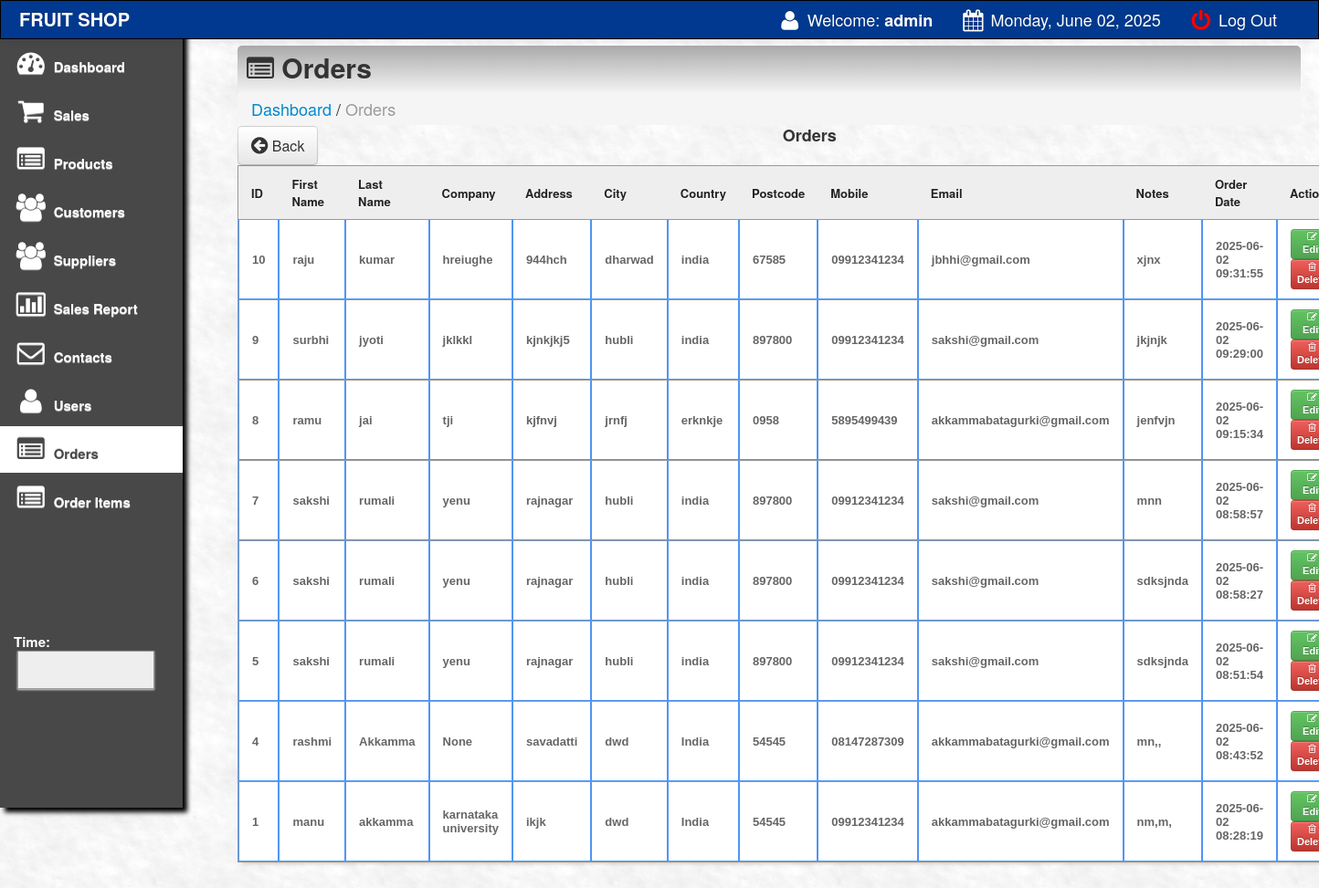
/fruit/main/orders.php (signed in), run on the app's committed database.
### tables this page shows
CREATE TABLE IF NOT EXISTS `orders` (
  `id` int(11) NOT NULL AUTO_INCREMENT,
  `first_name` varchar(100) DEFAULT NULL,
  `last_name` varchar(100) DEFAULT NULL,
  `company` varchar(100) DEFAULT NULL,
  `address` varchar(255) DEFAULT NULL,
  `city` varchar(100) DEFAULT NULL,
  `country` varchar(100) DEFAULT NULL,
  `postcode` varchar(20) DEFAULT NULL,
  `mobile` varchar(20) DEFAULT NULL,
  `email` varchar(100) DEFAULT NULL,
  `notes` text,
  `order_data` text,
  `order_date` timestamp NULL DEFAULT CURRENT_TIMESTAMP,
  PRIMARY KEY (`id`)
);

### fruit/main/orders.php (the view, shortened to what this page needs)
<?php
require_once('../../db_connect.php');
?>
<link href="css/bootstrap.css" rel="stylesheet">
<link rel="stylesheet" type="text/css" href="css/DT_bootstrap.css">
<link rel="stylesheet" href="css/font-awesome.min.css">
<link href="css/bootstrap-responsive.css" rel="stylesheet">
<link href="../style.css" media="screen" rel="stylesheet" type="text/css" />
<body>
<?php include('navfixed.php'); ?>
<div class="container-fluid">
  <div class="row-fluid">
    <div class="span2">
      <div class="well sidebar-nav">
        <ul class="nav nav-list">
          <li><a href="index.php"><i class="icon-dashboard icon-2x"></i> Dashboard </a></li>
          <li><a href="sales.php"><i class="icon-shopping-cart icon-2x"></i> Sales</a></li>
          <li><a href="products.php"><i class="icon-list-alt icon-2x"></i> Products</a></li>
          <li><a href="customer.php"><i class="icon-group icon-2x"></i> Customers</a></li>
          <li><a href="supplier.php"><i class="icon-group icon-2x"></i> Suppliers</a></li>
          <li><a href="salesreport.php?d1=0&d2=0"><i class="icon-bar-chart icon-2x"></i> Sales Report</a></li>
          <li><a href="contacts.php"><i class="icon-envelope icon-2x"></i> Contacts</a></li>
          <li><a href="display_reg.php"><i class="icon-user icon-2x"></i> Users</a></li>
          <li class="active"><a href="orders.php"><i class="icon-list-alt icon-2x"></i> Orders</a></li>
          <li><a href="orderitem.php"><i class="icon-list-alt icon-2x"></i> Order Items</a></li>
          <br><br><br><br><br><br>
          <li>
            <div class="hero-unit-clock">
              <form name="clock">
                <font color="white">Time: <br></font>&nbsp;<input style="width:150px;" type="submit" class="trans" name="face" value="">
              </form>
            </div>
          </li>
        </ul>
      </div>
    </div>
    <div class="span10">
      <div class="contentheader">
        <i class="icon-list-alt"></i> Orders
      </div>
      <ul class="breadcrumb">
        <li><a href="index.php">Dashboard</a></li> /
        <li class="active">Orders</li>
      </ul>
      <div style="margin-top: -19px; margin-bottom: 21px;">
        <a href="index.php"><button class="btn btn-default btn-large" style="float: left;"><i class="icon icon-circle-arrow-left icon-large"></i> Back</button></a>
        <div style="text-align:center;">
          <h4>Orders</h4>
        </div>
      </div>
      <table class="hoverTable" id="resultTable" data-responsive="table" style="text-align: left;">
        <thead>
          <tr>
            <th>ID</th>
            <th>First Name</th>
            <th>Last Name</th>
            <th>Company</th>
            <th>Address</th>
            <th>City</th>
            <th>Country</th>
            <th>Postcode</th>
            <th>Mobile</th>
            <th>Email</th>
            <th>Notes</th>
            <th>Order Date</th>
            <th>Actions</th>
          </tr>
        </thead>
        <tbody>
          <?php
          $sql = "SELECT id, first_name, last_name, company, address, city, country, postcode, mobile, email, notes, order_date FROM orders ORDER BY id DESC";
          $result = $conn->query($sql);
          if ($result && $result->num_rows > 0) {
              while($row = $result->fetch_assoc()) {
                  echo "<tr>";
                  echo "<td>".htmlspecialchars($row['id'])."</td>";
                  echo "<td>".htmlspecialchars($row['first_name'])."</td>";
                  echo "<td>".htmlspecialchars($row['last_name'])."</td>";
                  echo "<td>".htmlspecialchars($row['company'])."</td>";
                  echo "<td>".htmlspecialchars($row['address'])."</td>";
                  echo "<td>".htmlspecialchars($row['city'])."</td>";
                  echo "<td>".htmlspecialchars($row['country'])."</td>";
                  echo "<td>".htmlspecialchars($row['postcode'])."</td>";
                  echo "<td>".htmlspecialchars($row['mobile'])."</td>";
                  echo "<td>".htmlspecialchars($row['email'])."</td>";
                  echo "<td>".nl2br(htmlspecialchars($row['notes']))."</td>";
                  echo "<td>".htmlspecialchars($row['order_date'])."</td>";
                  echo '<td>
                          <a href="edit_order.php?id='.urlencode($row['id']).'" class="btn btn-success btn-mini"><i class="icon-edit"></i> Edit</a>
                          <a href="delete_order.php?id='.urlencode($row['id']).'" class="btn btn-danger btn-mini" onclick="return confirm(\'Are you sure you want to delete this order?\')"><i class="icon-trash"></i> Delete</a>
                        </td>';
                  echo "</tr>";
              }
          } else {
              echo "<tr><td colspan='13'>No orders found.</td></tr>";
          }
          ?>
        </tbody>
      </table>
    </div>
  </div>
</div>
<?php include('footer.php'); ?>
</body>
</html>

### fruit/style.css (style rules this page uses)
td a { color:darkblue; }
input { border: 1px solid #999; background: #EEEEEE; padding: 10px; box-shadow:0 1px 2px #ddd; -moz-box-shadow:0 1px 2px #ddd; -webkit-box-shadow:0 1px 2px #ddd; }
#resultTable { border-collapse: separate; background-color: #FFFFFF; border-spacing: 0; max-width: 100%; }
#resultTable { color: #666666; text-shadow: 0 1px 0 #FFFFFF; width: 100%; border: 1px solid #999999; box-shadow: 0 5px 5px -5px rgba(0, 0, 0, 0.3); margin-top: 13px; }
#resultTable thead tr th { background: none repeat scroll 0 0 #EEEEEE; color: #222222; padding: 10px 14px; text-align: left; border-top: 0 none; font-size: 13px; }
#resultTable tbody tr td { font: bold 13px 'Arial'; text-align: left; padding: 10px 14px; border-top: 1px solid #999999; }
#resultTable td { padding:7px; border:#4e95f4 1px solid; }
#resultTable tr { background: #fff; }

### fruit/main/orders.php (style rules this page uses)
body { padding-top: 60px; padding-bottom: 40px; }
.sidebar-nav { padding: 9px 0; }

### data on the page
orders: id "10", first_name "raju", last_name "kumar", company "hreiughe", address "944hch", city "dharwad", country "india", postcode "67585", mobile "09912341234", email "jbhhi@gmail.com", notes "xjnx", order_date "2025-06-02 09:31:55"
orders: id "9", first_name "surbhi", last_name "jyoti", company "jklkkl", address "kjnkjkj5", city "hubli", country "india", postcode "897800", mobile "09912341234", email "sakshi@gmail.com", notes "jkjnjk", order_date "2025-06-02 09:29:00"
orders: id "8", first_name "ramu", last_name "jai", company "tji", address "kjfnvj", city "jrnfj", country "erknkje", postcode "0958", mobile "5895499439", email "akkammabatagurki@gmail.com", notes "jenfvjn", order_date "2025-06-02 09:15:34"
orders: id "7", first_name "sakshi", last_name "rumali", company "yenu", address "rajnagar", city "hubli", country "india", postcode "897800", mobile "09912341234", email "sakshi@gmail.com", notes "mnn", order_date "2025-06-02 08:58:57"
orders: id "6", first_name "sakshi", last_name "rumali", company "yenu", address "rajnagar", city "hubli", country "india", postcode "897800", mobile "09912341234", email "sakshi@gmail.com", notes "sdksjnda", order_date "2025-06-02 08:58:27"
orders: id "5", first_name "sakshi", last_name "rumali", company "yenu", address "rajnagar", city "hubli", country "india", postcode "897800", mobile "09912341234", email "sakshi@gmail.com", notes "sdksjnda", order_date "2025-06-02 08:51:54"
orders: id "4", first_name "rashmi", last_name "Akkamma", company "None", address "savadatti", city "dwd", country "India", postcode "54545", mobile "08147287309", email "akkammabatagurki@gmail.com", notes "mn,,", order_date "2025-06-02 08:43:52"
orders: id "1", first_name "manu", last_name "akkamma", company "karnataka university", address "ikjk", city "dwd", country "India", postcode "54545", mobile "09912341234", email "akkammabatagurki@gmail.com", notes "nm,m,", order_date "2025-06-02 08:28:19"

### other printed values
$_SESSION['SESS_LAST_NAME'] "admin"
